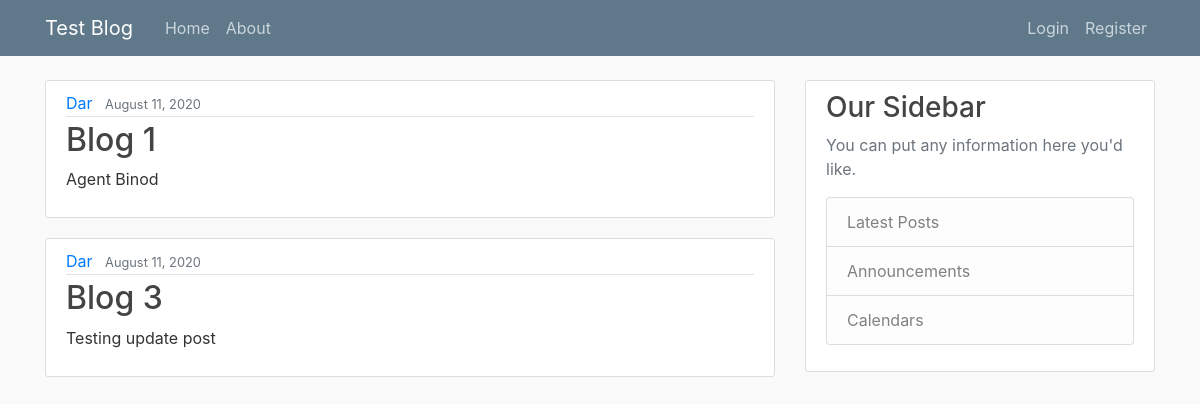
The page / on the database its author committed.
### blog/models.py (models this page shows, shortened)
class Post(models.Model):
    title= models.CharField(max_length=100)
    content= models.TextField()
    date_posted= models.DateTimeField(default=timezone.now)
    author= models.ForeignKey(User, on_delete=models.CASCADE)

### blog/views.py (the view)
# urls.py: path('', views.home, name='Blog-Home'),
def home(request):
    context= {
        'posts': Post.objects.all()
    }
    return render(request, 'blog/home.html', context)

### blog/templates/blog/home.html
{% extends "blog/base.html" %}
{% block content %}
    {% for post in posts %}
        <article class="media content-section">
          <div class="media-body">
            <div class="article-metadata">
              <a class="mr-2" href="#">{{ post.author }}</a>
              <small class="text-muted">{{ post.date_posted |date:"F d, Y" }}</small>
            </div>
            <h2><a class="article-title" href="#">{{ post.title }}</a></h2>
            <p class="article-content">{{ post.content }}</p>
          </div>
        </article>
    {% endfor %}
{% endblock content%}

### blog/static/blog/main.css (style rules this page uses)
body { background: #fafafa; color: #333333; margin-top: 5rem; }
h1, h2, h3, h4, h5, h6 { color: #444444; }
.content-section { background: #ffffff; padding: 10px 20px; border: 1px solid #dddddd; border-radius: 3px; margin-bottom: 20px; }
.article-title { color: #444444; }
.article-content { white-space: pre-line; }
.article-metadata { padding-bottom: 1px; margin-bottom: 4px; border-bottom: 1px solid #e3e3e3 }

### rows shown on the page
Post: author "Dar", date_posted "August 11, 2020", title "Blog 1", content "Agent Binod"
Post: author "Dar", date_posted "August 11, 2020", title "Blog 3", content "Testing update post"
